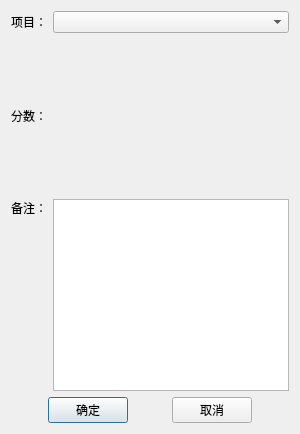
<?xml version="1.0" encoding="UTF-8"?>
<ui version="4.0">
 <class>AddRecordDialog</class>
 <widget class="QDialog" name="AddRecordDialog">
  <property name="geometry">
   <rect>
    <x>0</x>
    <y>0</y>
    <width>300</width>
    <height>434</height>
   </rect>
  </property>
  <property name="windowTitle">
   <string>Dialog</string>
  </property>
  <layout class="QVBoxLayout" name="verticalLayout_3">
   <item>
    <layout class="QHBoxLayout" name="horizontalLayout_7" stretch="1,9">
     <item>
      <widget class="QLabel" name="label_4">
       <property name="text">
        <string>项目：</string>
       </property>
      </widget>
     </item>
     <item>
      <widget class="QComboBox" name="comboBox_2"/>
     </item>
    </layout>
   </item>
   <item>
    <spacer name="verticalSpacer_3">
     <property name="orientation">
      <enum>Qt::Vertical</enum>
     </property>
     <property name="sizeHint" stdset="0">
      <size>
       <width>20</width>
       <height>40</height>
      </size>
     </property>
    </spacer>
   </item>
   <item>
    <layout class="QHBoxLayout" name="horizontalLayout_6">
     <item>
      <widget class="QLabel" name="label_5">
       <property name="text">
        <string>分数：</string>
       </property>
      </widget>
     </item>
     <item>
      <widget class="QLabel" name="label_scoreD">
       <property name="text">
        <string/>
       </property>
      </widget>
     </item>
    </layout>
   </item>
   <item>
    <spacer name="verticalSpacer_4">
     <property name="orientation">
      <enum>Qt::Vertical</enum>
     </property>
     <property name="sizeHint" stdset="0">
      <size>
       <width>20</width>
       <height>40</height>
      </size>
     </property>
    </spacer>
   </item>
   <item>
    <layout class="QHBoxLayout" name="horizontalLayout_5">
     <item>
      <layout class="QVBoxLayout" name="verticalLayout_2">
       <item>
        <widget class="QLabel" name="label_6">
         <property name="text">
          <string>备注：</string>
         </property>
        </widget>
       </item>
       <item>
        <spacer name="verticalSpacer_2">
         <property name="orientation">
          <enum>Qt::Vertical</enum>
         </property>
         <property name="sizeHint" stdset="0">
          <size>
           <width>20</width>
           <height>40</height>
          </size>
         </property>
        </spacer>
       </item>
      </layout>
     </item>
     <item>
      <widget class="QPlainTextEdit" name="plainTextEdit_2"/>
     </item>
    </layout>
   </item>
   <item>
    <layout class="QHBoxLayout" name="horizontalLayout_4">
     <item>
      <spacer name="horizontalSpacer">
       <property name="orientation">
        <enum>Qt::Horizontal</enum>
       </property>
       <property name="sizeHint" stdset="0">
        <size>
         <width>40</width>
         <height>20</height>
        </size>
       </property>
      </spacer>
     </item>
     <item>
      <widget class="QPushButton" name="pushButton_ok">
       <property name="text">
        <string>确定</string>
       </property>
      </widget>
     </item>
     <item>
      <spacer name="horizontalSpacer_2">
       <property name="orientation">
        <enum>Qt::Horizontal</enum>
       </property>
       <property name="sizeHint" stdset="0">
        <size>
         <width>40</width>
         <height>20</height>
        </size>
       </property>
      </spacer>
     </item>
     <item>
      <widget class="QPushButton" name="pushButton_cancel">
       <property name="text">
        <string>取消</string>
       </property>
      </widget>
     </item>
     <item>
      <spacer name="horizontalSpacer_3">
       <property name="orientation">
        <enum>Qt::Horizontal</enum>
       </property>
       <property name="sizeHint" stdset="0">
        <size>
         <width>40</width>
         <height>20</height>
        </size>
       </property>
      </spacer>
     </item>
    </layout>
   </item>
  </layout>
 </widget>
 <resources/>
 <connections/>
</ui>
